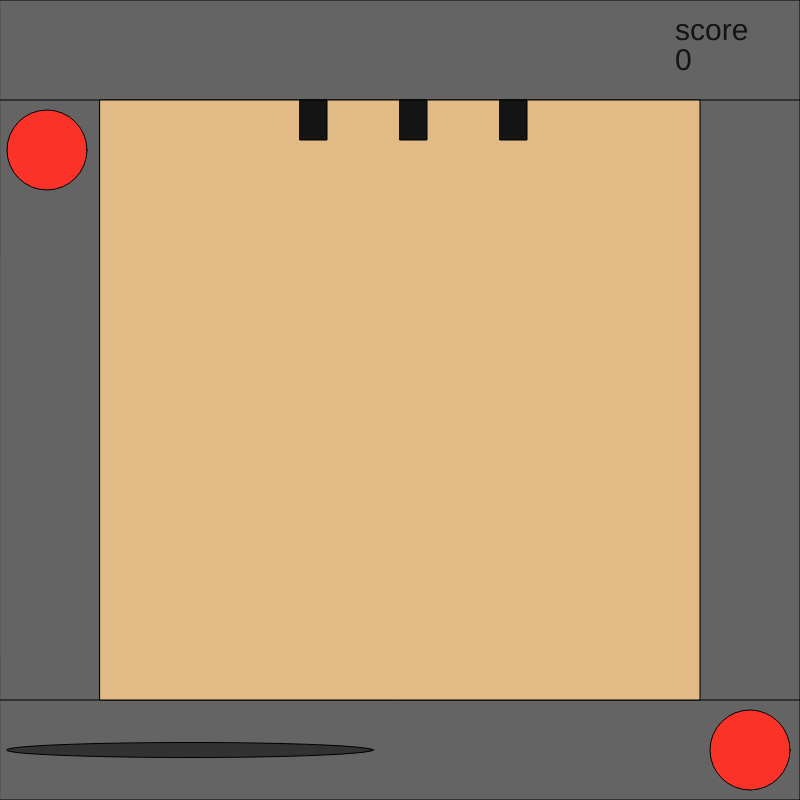
Frame 1 (no input)
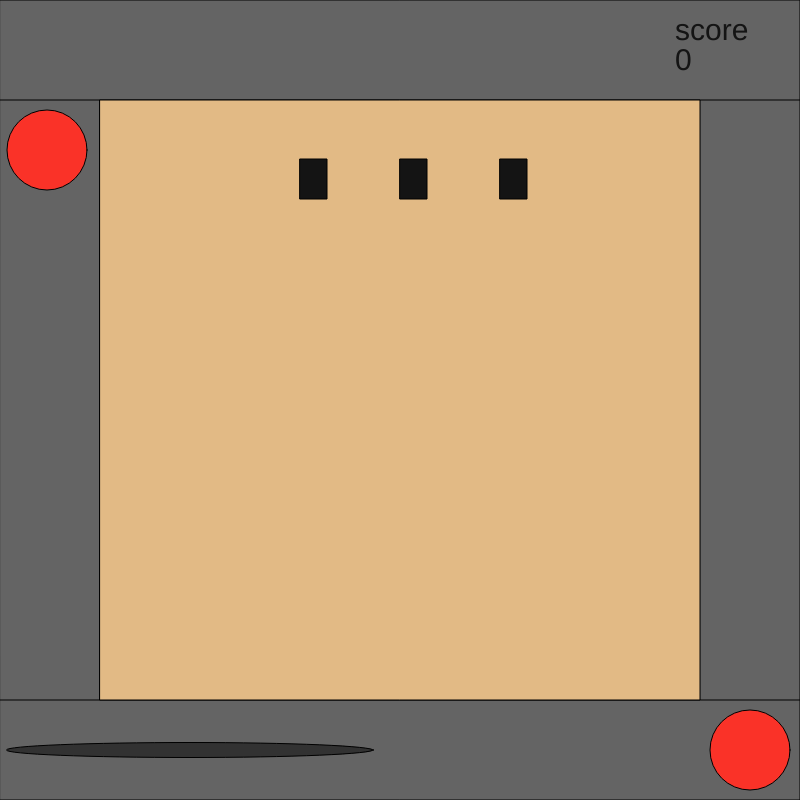
Frame 60 (no input)
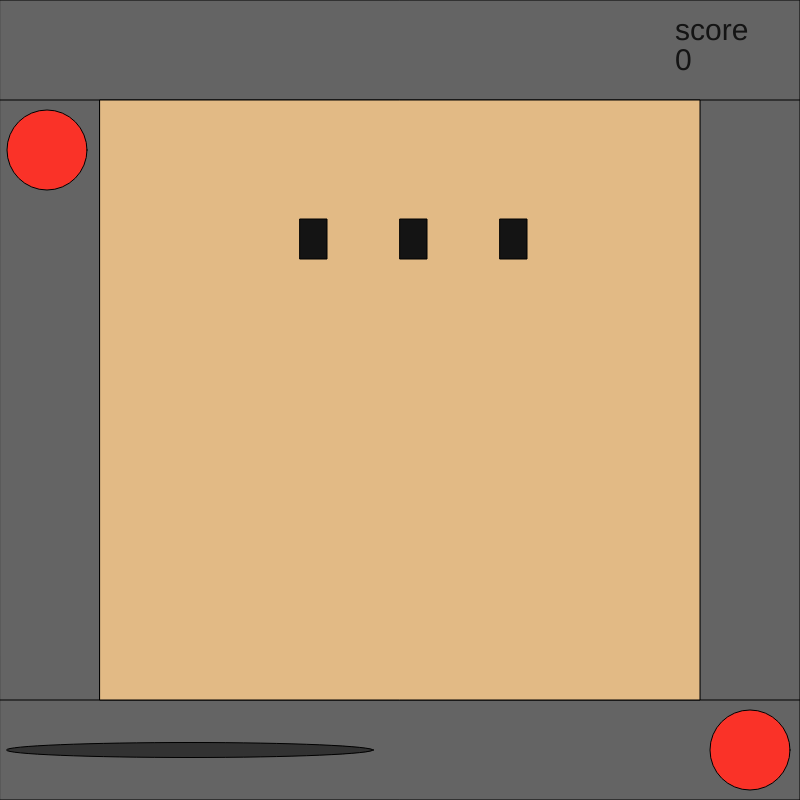
Frame 120 (the mouse pressed at the canvas centre since frame 60)

The p5.js sketch that drew these frames (run headless with seeded random() and noise() and a simulated clock; from frame 60 on, the mouse is pressed at the canvas centre):

// p5.js sketch
// ── sketch.js
var tank1Y = 100;
var tank1X = 400;
var tank2Y = 100;
var tank2X = 300;
var tank3Y = 100;
var tank3X = 500;

var mys = 0;
var tankex = 0;
var tankex2 = 0;
var tankex3 = 0;

function setup() {
  createCanvas(800, 800);
}

function draw() {
  background(220);
  fill(100, 100, 100);
  rect(0, 0, 100, 800);
  rect(700, 0, 100, 800);
  rect(0, 0, 800, 100);
  rect(0, 700, 800, 100);
  fill(250, 50, 40);
  ellipse(47, 150, 80);
  ellipse(750, 750, 80);
  fill(50, 50, 50);
  ellipse(190, 750, 367, 15);
  fill(226, 186, 133);
  rect(100, 100, 600);
  fill(20, 20, 20);
  rect(tank1X, tank1Y, 27, 40);
  tank1Y = tank1Y + 1;
  if (tank1Y > 660) {
    text("GAME OVER", 325, 400);
    tank1Y = tank1Y - 1;
  }
  rect(tank2X, tank2Y, 27, 40);
  tank2Y = tank2Y + 1;
  if (tank2Y > 660) {
    text("GAME OVER", 325, 400);
    tank2Y = tank2Y - 1;
  }
  rect(tank3X, tank3Y, 27, 40);
  tank3Y = tank3Y + 1;
  if (tank3Y > 660) {
    text("GAME OVER", 325, 400);
    tank3Y = tank3Y - 1;
  }
  textSize(30);
  text("score", 675, 40);
  text(mys, 675, 70);

  tankex = tankex - 1;
  if (tankex > 1) {
    fill(240, 20, 30);
    rect(tank1X, tank1Y - 5, 55, 65);
  }
  tankex2 = tankex2 - 1;
  if (tankex2 > 1) {
    fill(240, 20, 30);
    rect(tank2X, tank2Y - 5, 55, 65);
  }
  tankex3 = tankex3 - 1;
  if (tankex3 > 1) {
    fill(240, 20, 30);
    rect(tank3X, tank3Y - 5, 55, 65);
  }
  if (tankex == 0) {
    tank1Y = 100;
    tank1X = random(100, 700);
  }
  if (tankex2 == 0) {
    tank2Y = 100;
    tank2X = random(100, 700);
  }
  if (tankex3 == 0) {
    tank3Y = 100;
    tank3X = random(100, 700);
  }

  if (tankex > 0) {
    tank1Y = tank1Y - 1;
  }

  if (tankex2 > 0) {
    tank2Y = tank2Y - 1;
  }
  if (tankex3 > 0) {
    tank3Y = tank3Y - 1;
  }
}
function mousePressed() {
  if (
    mouseX > tank1X &&
    mouseY > tank1Y &&
    mouseX < tank1X + 27 &&
    mouseY < tank1Y + 40
  ) {
    mys = mys + 1;
    tankex = 45;
  }

  if (
    mouseX > tank2X &&
    mouseY > tank2Y &&
    mouseX < tank2X + 27 &&
    mouseY < tank2Y + 40
  ) {
    mys = mys + 1;
    tankex2 = 45;
  }
  if (
    mouseX > tank3X &&
    mouseY > tank3Y &&
    mouseX < tank3X + 27 &&
    mouseY < tank3Y + 40
  ) {
    mys = mys + 1;
    tankex3 = 45;
  }
}
